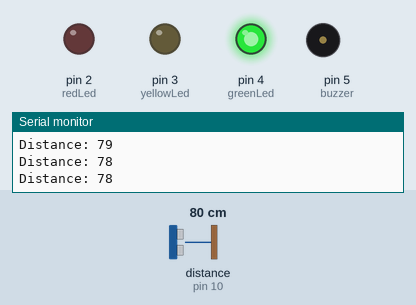
This sketch was run on a simulated Arduino Uno, built with avr-gcc and run on an emulated ATmega328P. Shown: output pins drawn as LEDs (lit = HIGH), buzzer (waves = sounding), the last lines printed to the serial monitor. Wiring (inferred from the names in the program): ultrasonic range finder: trigger pin 9; echo pin 10. The inputs (shaded band) are chosen by the test bench; at power-on: distance to the obstacle (sensor on pin 10) 80 cm. The echo pulse lasts 58.3 µs per cm; pins used as bus, display or sensor lines are not drawn.

Above: at 1.3 s.
1.4 s: distance to the obstacle (sensor on pin 10) set to 23 cm
2.9 s: distance to the obstacle (sensor on pin 10) set to 19 cm
At 4.2 s:
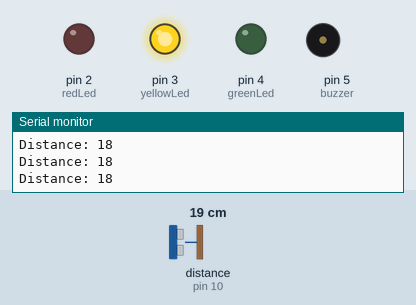
4.5 s: distance to the obstacle (sensor on pin 10) set to 12 cm
6.0 s: distance to the obstacle (sensor on pin 10) set to 9 cm
At 6.8 s:
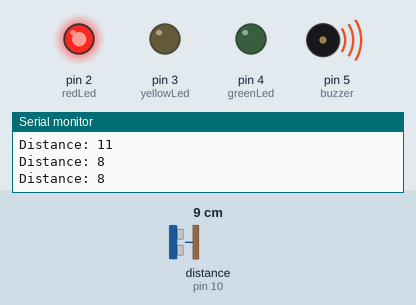
7.5 s: distance to the obstacle (sensor on pin 10) set to 18 cm
At 8.2 s:
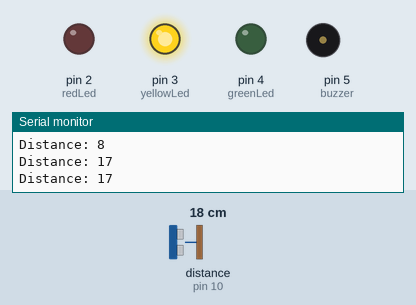
9.0 s: distance to the obstacle (sensor on pin 10) set to 2 cm
At 9.4 s:
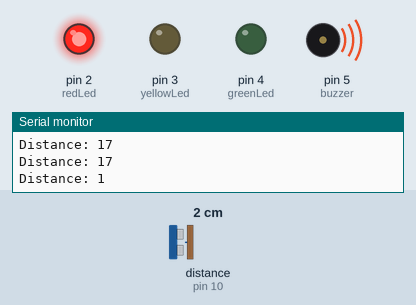
Timing chart, 0 to 11.5 s (numbered marks = the images above; inputs shaded):
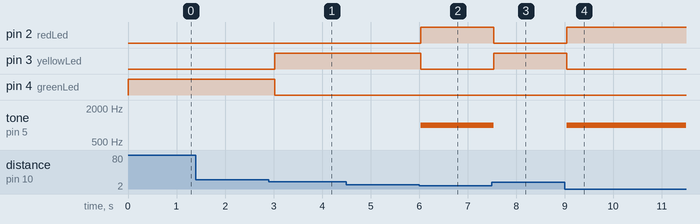

The sketch:

CarParkingSensor.ino
```cpp
const int trigPin = 9;
const int echoPin = 10;
const int redLed = 2;
const int yellowLed = 3;
const int greenLed = 4;
const int buzzer = 5;

long duration;
int distance;

void setup() {
    pinMode(trigPin, OUTPUT);
    pinMode(echoPin, INPUT);
    pinMode(redLed, OUTPUT);
    pinMode(yellowLed, OUTPUT);
    pinMode(greenLed, OUTPUT);
    pinMode(buzzer, OUTPUT);
    Serial.begin(9600);
}

void loop() {
    // Clear the trigPin
    digitalWrite(trigPin, LOW);
    delayMicroseconds(2);

    // Set the trigPin HIGH for 10 microseconds
    digitalWrite(trigPin, HIGH);
    delayMicroseconds(10);
    digitalWrite(trigPin, LOW);

    // Read the echoPin
    duration = pulseIn(echoPin, HIGH);

    // Calculate the distance
    distance = duration * 0.034 / 2;

    // Print the distance on the Serial Monitor
    Serial.print("Distance: ");
    Serial.println(distance);

    // Control the LEDs and buzzer based on the distance
    if (distance < 10) {
        digitalWrite(redLed, HIGH);
        digitalWrite(yellowLed, LOW);
        digitalWrite(greenLed, LOW);
        tone(buzzer, 1000); // Buzzer on
    } else if (distance < 20) {
        digitalWrite(redLed, LOW);
        digitalWrite(yellowLed, HIGH);
        digitalWrite(greenLed, LOW);
        noTone(buzzer); // Buzzer off
    } else {
        digitalWrite(redLed, LOW);
        digitalWrite(yellowLed, LOW);
        digitalWrite(greenLed, HIGH);
        noTone(buzzer); // Buzzer off
    }

    delay(500); // Delay between measurements
}
```

Measured:
- the behaviour switches between 21 and 20 cm on distance to the obstacle (sensor on pin 10) (found by bisection; images 0 and 1)
- the behaviour switches between 11 and 10 cm on distance to the obstacle (sensor on pin 10) (found by bisection; images 1 and 2)
- after the input at 2.9 s, pin 3 (yellowLed): LOW → HIGH after 0.12 s; pin 4 (greenLed): HIGH → LOW after 0.12 s
- after the input at 6.0 s, pin 2 (redLed): LOW → HIGH at once; pin 3 (yellowLed): HIGH → LOW at once; tone on pin 5 (buzzer): silent → 1000 Hz at once
- after the input at 7.5 s, pin 2 (redLed): HIGH → LOW at once; pin 3 (yellowLed): LOW → HIGH at once; tone on pin 5 (buzzer): 1000 Hz → silent at once
- after the input at 9.0 s, pin 2 (redLed): LOW → HIGH at once; pin 3 (yellowLed): HIGH → LOW at once; tone on pin 5 (buzzer): silent → 1000 Hz at once
